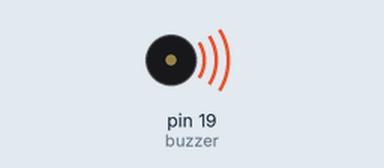
Simulated run of this sketch. Board: Arduino Uno, built with avr-gcc and run on an emulated ATmega328P. Shown: buzzer (waves = sounding).

Above: at 0.1 s.
At 31.9 s:
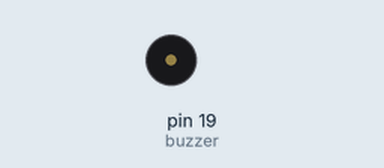
Timing chart, 0 to 33.4 s (numbered marks = the images above):
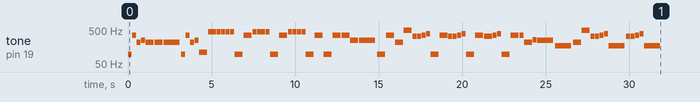

The sketch:

testBuzzer.ino
```cpp
#define NOTE_B0  31
#define NOTE_C1  33
#define NOTE_CS1 35
#define NOTE_D1  37
#define NOTE_DS1 39
#define NOTE_E1  41
#define NOTE_F1  44
#define NOTE_FS1 46
#define NOTE_G1  49
#define NOTE_GS1 52
#define NOTE_A1  55
#define NOTE_AS1 58
#define NOTE_B1  62
#define NOTE_C2  65
#define NOTE_CS2 69
#define NOTE_D2  73
#define NOTE_DS2 78
#define NOTE_E2  82
#define NOTE_F2  87
#define NOTE_FS2 93
#define NOTE_G2  98
#define NOTE_GS2 104
#define NOTE_A2  110
#define NOTE_AS2 117
#define NOTE_B2  123
#define NOTE_C3  131
#define NOTE_CS3 139
#define NOTE_D3  147
#define NOTE_DS3 156
#define NOTE_E3  165
#define NOTE_F3  175
#define NOTE_FS3 185
#define NOTE_G3  196
#define NOTE_GS3 208
#define NOTE_A3  220
#define NOTE_AS3 233
#define NOTE_B3  247
#define NOTE_C4  262
#define NOTE_CS4 277
#define NOTE_D4  294
#define NOTE_DS4 311
#define NOTE_E4  330
#define NOTE_F4  349
#define NOTE_FS4 370
#define NOTE_G4  392
#define NOTE_GS4 415
#define NOTE_A4  440
#define NOTE_AS4 466
#define NOTE_B4  494
#define NOTE_C5  523
#define NOTE_CS5 554
#define NOTE_D5  587
#define NOTE_DS5 622
#define NOTE_E5  659
#define NOTE_F5  698
#define NOTE_FS5 740
#define NOTE_G5  784
#define NOTE_GS5 831
#define NOTE_A5  880
#define NOTE_AS5 932
#define NOTE_B5  988
#define NOTE_C6  1047
#define NOTE_CS6 1109
#define NOTE_D6  1175
#define NOTE_DS6 1245
#define NOTE_E6  1319
#define NOTE_F6  1397
#define NOTE_FS6 1480
#define NOTE_G6  1568
#define NOTE_GS6 1661
#define NOTE_A6  1760
#define NOTE_AS6 1865
#define NOTE_B6  1976
#define NOTE_C7  2093
#define NOTE_CS7 2217
#define NOTE_D7  2349
#define NOTE_DS7 2489
#define NOTE_E7  2637
#define NOTE_F7  2794
#define NOTE_FS7 2960
#define NOTE_G7  3136
#define NOTE_GS7 3322
#define NOTE_A7  3520
#define NOTE_AS7 3729
#define NOTE_B7  3951
#define NOTE_C8  4186
#define NOTE_CS8 4435
#define NOTE_D8  4699
#define NOTE_DS8 4978
#define REST      0


// Cambia esto para hacer la canción más lenta o más rápida
int tempo = 225;

// Cambia esto al pin que desees utilizar
int buzzer = 19;

// Notas de la melodía seguidas por la duración.
// un 4 significa una negra, 8 dieciseisava, 16 corchea, y así sucesivamente
// ¡¡los números negativos se usan para representar notas con puntillo,
// entonces -4 significa una negra con puntillo, es decir, una negra más una dieciseisava!!
// Este código usa PROGMEM para ajustar la melodía a la memoria flash ya que era demasiado larga
// para ajustarse en la SRAM. Puede que no funcione en otras arquitecturas de Arduino que no sean AVR

const int melody[] PROGMEM = {

  // At Doom's Gate (E1M1)
  // Score available at https://musescore.com/pieridot/doom

NOTE_G2, 4, NOTE_F4, 4, NOTE_A3, 4, NOTE_B3, 4,
NOTE_A3, 2, NOTE_A3, 2,
NOTE_A3, 1,
NOTE_G2, 4, NOTE_F4, 4, NOTE_A3, 4, NOTE_B3, 4,
NOTE_A2, 2, NOTE_A4, 2,
NOTE_A4, 4, NOTE_A4, 4, NOTE_A4, 4, NOTE_A4, 4,
NOTE_G2, 2, NOTE_F4, 2,
NOTE_A4, 4, NOTE_A4, 4, NOTE_A4, 4, NOTE_A4, 4,
NOTE_G2, 2, NOTE_F4, 2,
NOTE_A4, 4, NOTE_A4, 4, NOTE_A4, 4, NOTE_A4, 4,
NOTE_G2, 2, NOTE_F4, 2,
NOTE_G2, 2, NOTE_F4, 2,
NOTE_F4, 2, NOTE_B3, 2,
NOTE_B3, 1,
NOTE_G2, 2, NOTE_F4, 2,
NOTE_A3, 2, NOTE_B4, 2,
NOTE_E4, 4, NOTE_E4, 4, NOTE_F4, 4, NOTE_G4, 4,
NOTE_G2, 2, NOTE_F4, 2,
NOTE_E4, 4, NOTE_E4, 4, NOTE_F4, 4, NOTE_G4, 4,
NOTE_G2, 2, NOTE_F4, 2,
NOTE_E4, 4, NOTE_E4, 4, NOTE_F4, 4, NOTE_G4, 4,
NOTE_G2, 2, NOTE_F4, 2,
NOTE_F4, 4, NOTE_A3, 2, NOTE_C4, 4,
NOTE_B3, 1,
NOTE_F3, 1,
NOTE_A3, 2, NOTE_B4, 2,
NOTE_E4, 4, NOTE_E4, 4, NOTE_F4, 4, NOTE_G4, 4,
NOTE_F3, 1,
NOTE_E4, 4, NOTE_E4, 4, NOTE_F4, 4, NOTE_G4, 4,
NOTE_F3, 1,
};


// sizeof devuelve el número de bytes, cada valor int está compuesto por dos bytes (16 bits)
// hay dos valores por nota (tono y duración), por lo que para cada nota hay cuatro bytes
int notes = sizeof(melody) / sizeof(melody[0]) / 2;

// esto calcula la duración de una nota entera en milisegundos
int wholenote = (60000 * 4) / tempo;

int divider = 0, noteDuration = 0;

void setup() {
  // iterar sobre las notas de la melodía.
// Recuerda, el array es el doble del número de notas (notas + duraciones)
  for (int thisNote = 0; thisNote < notes * 2; thisNote = thisNote + 2) {

    // calcula la duración de cada nota
    divider = pgm_read_word_near(melody+thisNote + 1);
    if (divider > 0) {
      // nota regular, simplemente procede
      noteDuration = (wholenote) / divider;
    } else if (divider < 0) {
      // ¡¡las notas con puntillo se representan con duraciones negativas!!
      noteDuration = (wholenote) / abs(divider);
      noteDuration *= 1.5; // aumenta la duración a la mitad para notas con puntillo
    }

    // solo reproducimos la nota durante el 90% de la duración, dejando un 10% como pausa
    tone(buzzer, pgm_read_word_near(melody+thisNote), noteDuration * 0.9);

    // Espera la duración especificada antes de reproducir la siguiente nota.
    delay(noteDuration);

    // detiene la generación de la forma de onda antes de la siguiente nota.
    noTone(buzzer);
  }
}

void loop() {
  // no es necesario repetir la melodía.
}
```
